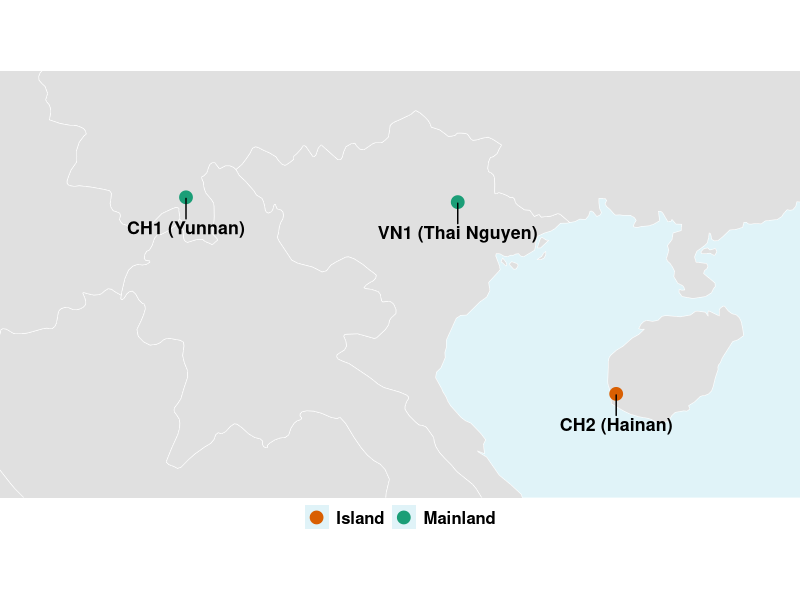
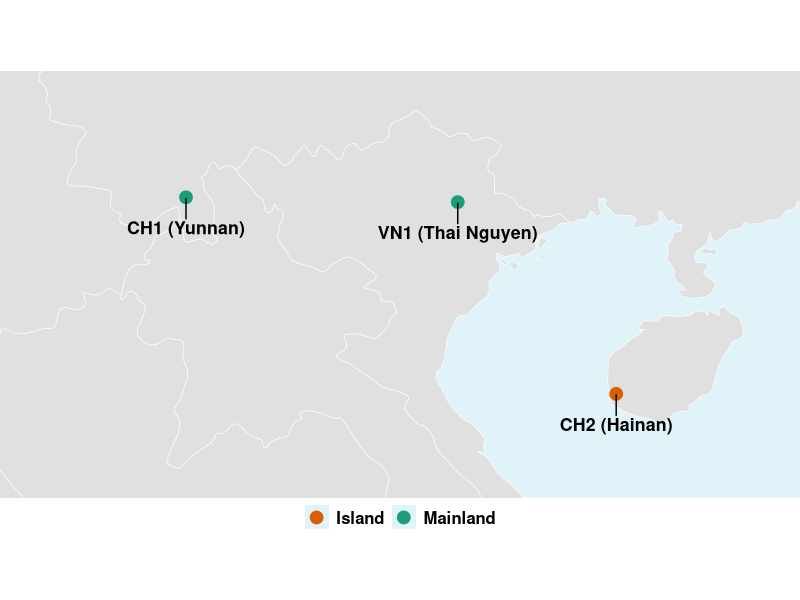
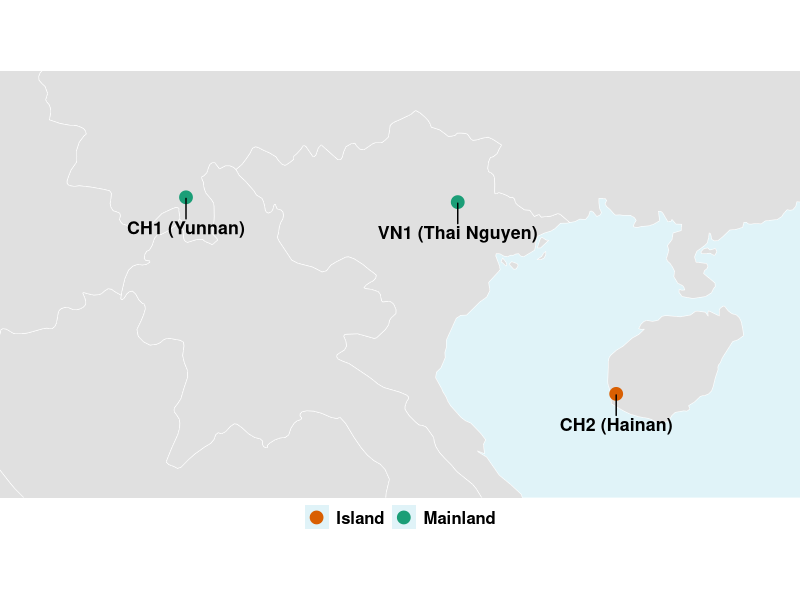
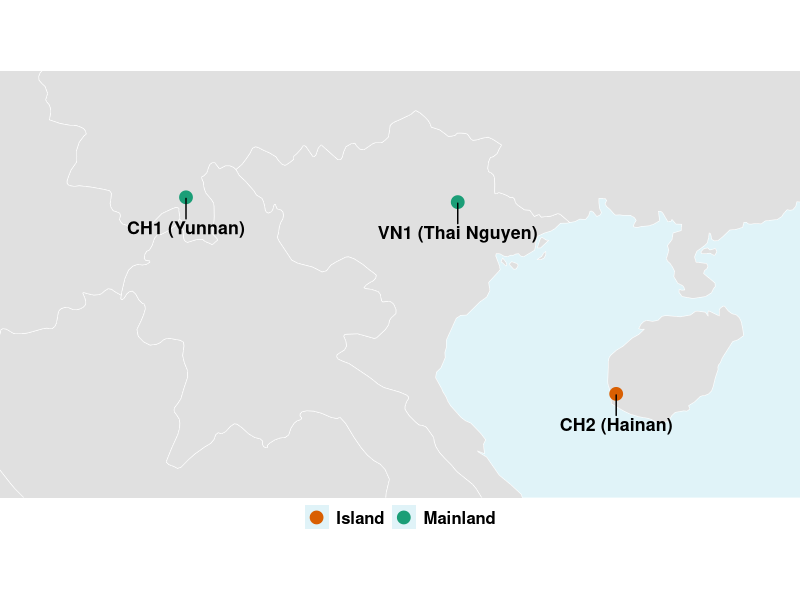

These charts were generated, in order, by the following R code:
# 1. Install required packages (run this once if you don't have them)
# install.packages(c("ggplot2", "sf", "rnaturalearth", "rnaturalearthdata", "ggrepel"))

# 2. Load the libraries
library(ggplot2)
library(sf)
library(rnaturalearth)
library(ggrepel)

# 3. Get the base map data (High resolution)
world_map <- ne_countries(scale = "medium", returnclass = "sf", continent = "Asia")

# 4. Create a dataframe with your EXACT Parashorea chinensis locations
sample_data <- data.frame(
  Sample = c("VN1 (Thai Nguyen)", "CH1 (Yunnan)", "CH2 (Hainan)"),
  Location = c("Thai Nguyen, Vietnam", "Yunnan, China", "Hainan, China"),
  Lon = c(106.010565, 101.255000, 108.783333), # Exact Longitudes
  Lat = c(21.843256, 21.922000, 18.700000),    # Exact Latitudes
  Type = c("Mainland", "Mainland", "Island") 
)

# Convert your dataframe into a spatial 'sf' object so ggplot understands it
sample_points <- st_as_sf(sample_data, coords = c("Lon", "Lat"), crs = 4326)

# 5. Plot the map!
my_map <- ggplot(data = world_map) +
  # Draw the country borders (light gray fill, white borders)
  geom_sf(fill = "#e0e0e0", color = "white", size = 0.3) +
  
  # Add your sample points, colored by whether they are Mainland or Island
  geom_sf(data = sample_points, aes(color = Type), size = 4, shape = 19) +
  
  # Add labels for the points, automatically repelled so they don't overlap
  geom_text_repel(data = sample_data, aes(x = Lon, y = Lat, label = Sample), 
                  fontface = "bold", size = 4.5, nudge_y = -0.5) +
  
  # Set the specific zoom box to perfectly frame the 3 samples
  coord_sf(xlim = c(98, 112), ylim = c(17, 24), expand = FALSE) +
  
  # Use theme_void() to remove all axes, grids, and numbers for a clean diagram look
  theme_void() +
  theme(
    panel.background = element_rect(fill = "#e0f3f8", color = NA), # Light blue ocean
    legend.position = "bottom",
    legend.text = element_text(size = 12, face = "bold"),
    legend.title = element_blank() # Hide the word "Type" above the legend
  ) +
  # Set distinct colors: Green for Mainland stability, Orange for Island variation
  scale_color_manual(values = c("Island" = "#d95f02", "Mainland" = "#1b9e77"))

# View the map in R
print(my_map)

# 6. Export as a Vector PDF
ggsave("results/Fig1_Parashorea_Geographic_Map_Final.pdf", plot = my_map, width = 6, height = 5, units = "in", device = "pdf", bg = "white")

# 7. Export as a high-resolution PNG
ggsave("results/Fig1_Parashorea_Geographic_Map_Final.png", plot = my_map, width = 6, height = 5, units = "in", dpi = 600, bg = "white", device = png)

# 8. Export as a TIFF
ggsave("results/Fig1_Parashorea_Geographic_Map_Final.tiff", plot = my_map, width = 174, height = 145, units = "mm", dpi = 600, compression = "lzw", bg = "white")
